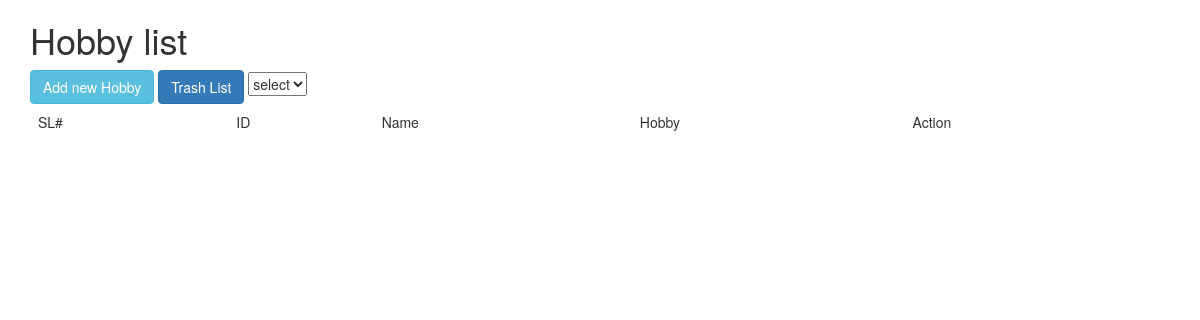
Before: /views/SEIP129150/Hobby/index.php with the older database file.
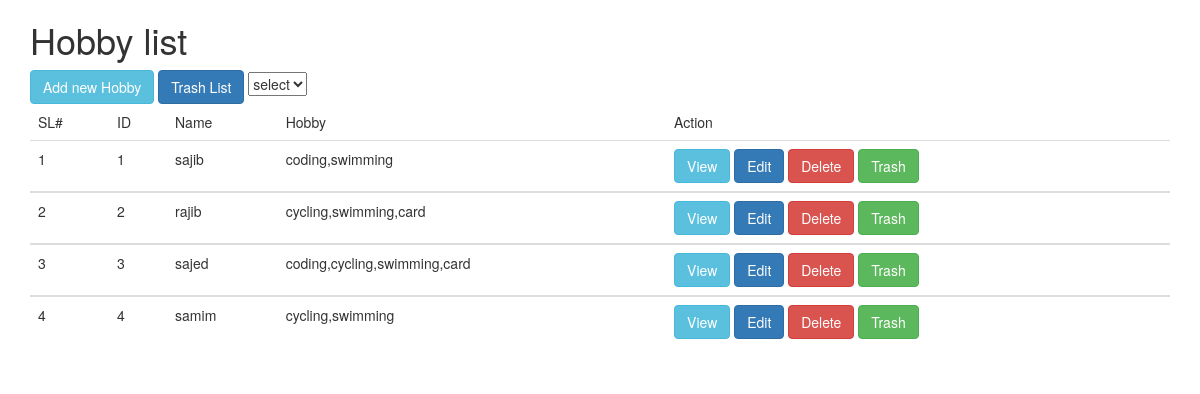
After: the same page with the newer database file.
### tables this page shows
CREATE TABLE IF NOT EXISTS `hobby` (
`id` int(11) NOT NULL,
  `name` varchar(20) NOT NULL,
  `hobby` varchar(30) NOT NULL,
  `trash` time DEFAULT NULL
);

### src/BITM/SEIP129150/Hobby/Hobby.php (called while the page is built, shortened)
<?php
class Hobby{
    public  $conn;
    public  function __construct()
    {
        $this->conn = mysqli_connect("localhost", "root", "", "atomicprojectb21");
    }
    public  function index(){
        $allhobby = array();
        $query = "SELECT * FROM `hobby` WHERE `trash` IS NULL";
        $result = mysqli_query($this->conn, $query);
        while ($row = mysqli_fetch_assoc($result)) {
            $allhobby[] = $row;
        }
        return $allhobby;
    }
}

### views/SEIP129150/Hobby/index.php (the view, shortened to what this page needs)
<?php
$hobby=new Hobby();
$alhobby=$hobby->index();
?>
<!DOCTYPE html>
<html>
<head>
    <link rel="stylesheet" href="http://maxcdn.bootstrapcdn.com/bootstrap/3.3.6/css/bootstrap.min.css">
    <link rel="stylesheet" type="text/css" href="../../../resources/bootstrap/css/bootstrap.css">
</head >
<body>
<div class="container">
    <h1>Hobby list</h1>
    <a href="create.php" class="btn btn-info" role="button">Add new Hobby</a>
    <a href="trashVeiw.php" class="btn btn-primary" role="button">Trash List</a>
    <select>
        <option value="" style="display: none"> select</option>
    </select>
    <br>
    <div class="table-responsive">
        <table class="table">
            <thead>
            <tr>
                <td>
                    SL#
                </td>
                <td>
                    ID
                </td>
                <td>
                    Name
                </td>
                <td>
                    Hobby
                </td>
                <td>
                    Action
                </td>
            </tr>
            </thead>
            <tbody>
            <?php
            $sl=1;
            foreach ($alhobby as $hobby) {
            ?>
            <tr>
                <td><?php echo  $sl?></td>
                <td> <?php echo $hobby['id']?></td>
                <td> <?php echo $hobby['name']?></td>
                <td> <?php echo $hobby['hobby']?></td>
                <td>
                    <a href="veiw.php?id=<?php echo $hobby['id']?>" class="btn btn-info" role="button">View</a>
                    <a href="edit.php?id=<?php echo $hobby['id']?>" class="btn btn-primary" role="button">Edit</a>
                    <a href="delete.php?id=<?php echo $hobby['id']?>" class="btn btn-danger" role="button">Delete</a>
                    <a href="trash.php?id=<?php echo $hobby['id']?>" class="btn btn-success" role="button">Trash</a>
                </td>
            </tr>
            </tbody>
            <?php $sl++; } ?>
        </table>
    </div>
</div>
</body>
</html>

Changed rows visible on the page:
added hobby: id "1", name "sajib", hobby "coding,swimming"
added hobby: id "2", name "rajib", hobby "cycling,swimming,card"
added hobby: id "3", name "sajed", hobby "coding,cycling,swimming,card"
added hobby: id "4", name "samim", hobby "cycling,swimming"
